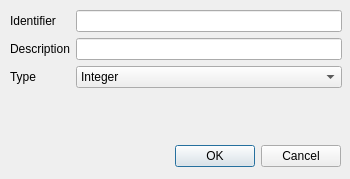
<?xml version="1.0" encoding="UTF-8"?>
<ui version="4.0">
 <class>CreateParameterDialog</class>
 <widget class="QDialog" name="CreateParameterDialog">
  <property name="geometry">
   <rect>
    <x>0</x>
    <y>0</y>
    <width>350</width>
    <height>179</height>
   </rect>
  </property>
  <property name="sizePolicy">
   <sizepolicy hsizetype="Fixed" vsizetype="Fixed">
    <horstretch>0</horstretch>
    <verstretch>0</verstretch>
   </sizepolicy>
  </property>
  <property name="windowTitle">
   <string>Create Parameter</string>
  </property>
  <property name="windowIcon">
   <iconset resource="TinyEmberPlus.qrc">
    <normaloff>:/image/resources/node-insert-next.png</normaloff>:/image/resources/node-insert-next.png</iconset>
  </property>
  <widget class="QWidget" name="layoutWidget">
   <property name="geometry">
    <rect>
     <x>10</x>
     <y>140</y>
     <width>331</width>
     <height>33</height>
    </rect>
   </property>
   <layout class="QHBoxLayout">
    <property name="spacing">
     <number>6</number>
    </property>
    <property name="margin">
     <number>0</number>
    </property>
    <item>
     <spacer>
      <property name="orientation">
       <enum>Qt::Horizontal</enum>
      </property>
      <property name="sizeHint" stdset="0">
       <size>
        <width>131</width>
        <height>31</height>
       </size>
      </property>
     </spacer>
    </item>
    <item>
     <widget class="QPushButton" name="okButton">
      <property name="text">
       <string>OK</string>
      </property>
     </widget>
    </item>
    <item>
     <widget class="QPushButton" name="cancelButton">
      <property name="text">
       <string>Cancel</string>
      </property>
     </widget>
    </item>
   </layout>
  </widget>
  <widget class="QWidget" name="layoutWidget_2">
   <property name="geometry">
    <rect>
     <x>10</x>
     <y>10</y>
     <width>332</width>
     <height>121</height>
    </rect>
   </property>
   <layout class="QFormLayout" name="formLayout">
    <item row="1" column="1">
     <widget class="QLineEdit" name="identifierText"/>
    </item>
    <item row="3" column="0">
     <widget class="QLabel" name="label_2">
      <property name="text">
       <string>Description</string>
      </property>
     </widget>
    </item>
    <item row="3" column="1">
     <widget class="QLineEdit" name="descriptionText"/>
    </item>
    <item row="1" column="0">
     <widget class="QLabel" name="label">
      <property name="text">
       <string>Identifier</string>
      </property>
     </widget>
    </item>
    <item row="4" column="0">
     <widget class="QLabel" name="label_3">
      <property name="text">
       <string>Type</string>
      </property>
     </widget>
    </item>
    <item row="4" column="1">
     <widget class="QComboBox" name="typeBox">
      <item>
       <property name="text">
        <string>Integer</string>
       </property>
      </item>
      <item>
       <property name="text">
        <string>Real</string>
       </property>
      </item>
      <item>
       <property name="text">
        <string>String</string>
       </property>
      </item>
      <item>
       <property name="text">
        <string>Enumeration</string>
       </property>
      </item>
      <item>
       <property name="text">
        <string>Boolean</string>
       </property>
      </item>
     </widget>
    </item>
    <item row="5" column="1">
     <widget class="QLabel" name="statusText">
      <property name="text">
       <string/>
      </property>
     </widget>
    </item>
   </layout>
  </widget>
 </widget>
 <resources>
  <include location="TinyEmberPlus.qrc"/>
 </resources>
 <connections>
  <connection>
   <sender>okButton</sender>
   <signal>clicked()</signal>
   <receiver>CreateParameterDialog</receiver>
   <slot>accept()</slot>
   <hints>
    <hint type="sourcelabel">
     <x>278</x>
     <y>253</y>
    </hint>
    <hint type="destinationlabel">
     <x>96</x>
     <y>254</y>
    </hint>
   </hints>
  </connection>
  <connection>
   <sender>cancelButton</sender>
   <signal>clicked()</signal>
   <receiver>CreateParameterDialog</receiver>
   <slot>reject()</slot>
   <hints>
    <hint type="sourcelabel">
     <x>369</x>
     <y>253</y>
    </hint>
    <hint type="destinationlabel">
     <x>179</x>
     <y>282</y>
    </hint>
   </hints>
  </connection>
  <connection>
   <sender>identifierText</sender>
   <signal>textChanged(QString)</signal>
   <receiver>CreateParameterDialog</receiver>
   <slot>identifierChanged(QString)</slot>
   <hints>
    <hint type="sourcelabel">
     <x>205</x>
     <y>26</y>
    </hint>
    <hint type="destinationlabel">
     <x>174</x>
     <y>74</y>
    </hint>
   </hints>
  </connection>
 </connections>
 <slots>
  <slot>identifierChanged(QString)</slot>
 </slots>
</ui>
